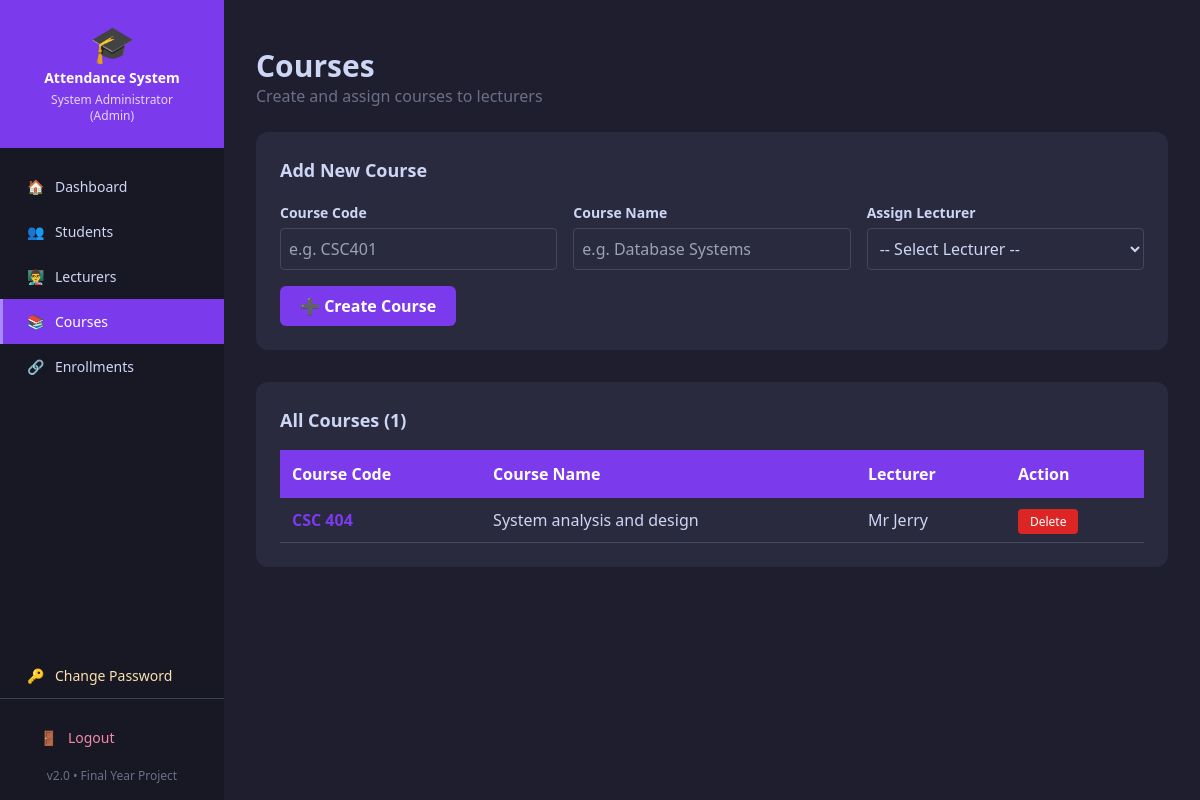
/admin/courses (signed in), run on an earlier commit of the app's database.
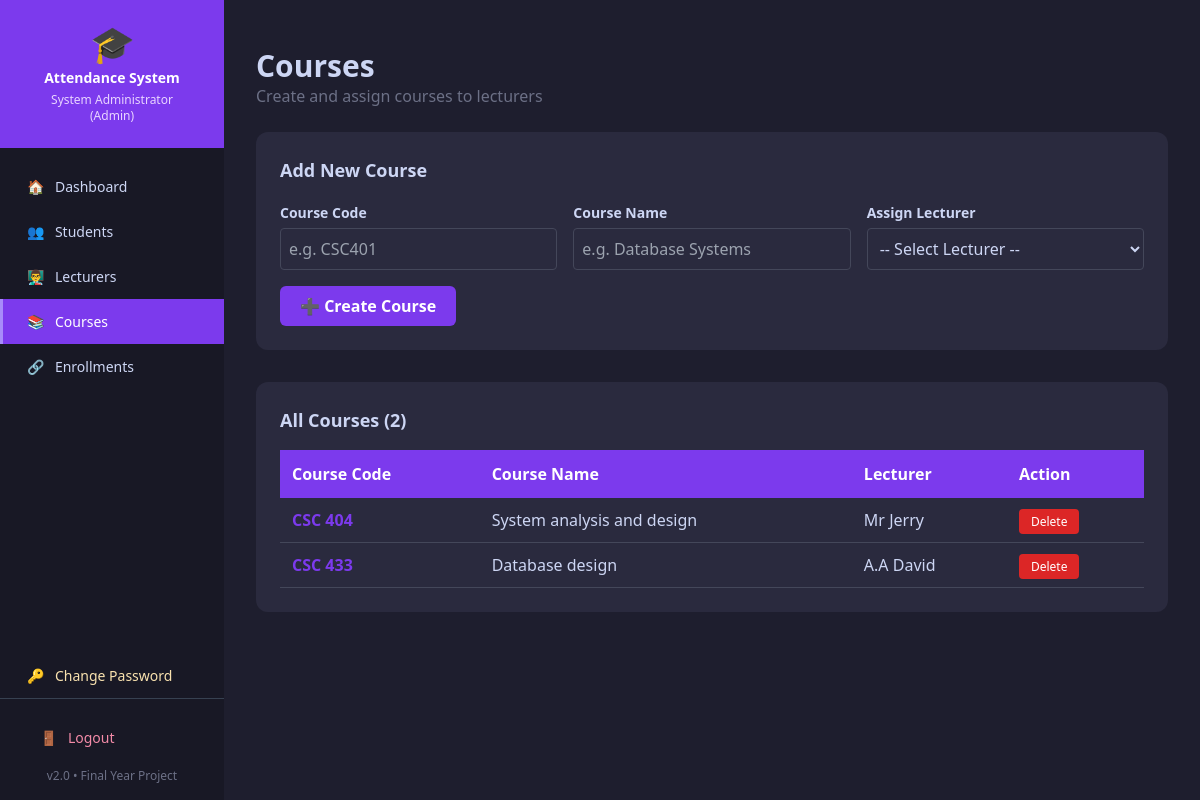
And on a later commit of the database.
### tables this page shows
CREATE TABLE courses (
            id          INTEGER PRIMARY KEY AUTOINCREMENT,
            course_code TEXT UNIQUE NOT NULL,
            course_name TEXT NOT NULL,
            user_id     INTEGER,
            FOREIGN KEY (user_id) REFERENCES users(id)
        );

CREATE TABLE users (
            id          INTEGER PRIMARY KEY AUTOINCREMENT,
            username    TEXT UNIQUE NOT NULL,
            password    TEXT NOT NULL,
            full_name   TEXT NOT NULL,
            email       TEXT,
            role        TEXT DEFAULT 'lecturer'
        );

### app.py (the view, shortened to what this page needs)
@app.route("/admin/courses", methods=["GET", "POST"])
@login_required
@admin_required
def manage_courses():
    conn = create_connection()
    courses = conn.execute('''
        SELECT c.id, c.course_code, c.course_name, u.full_name
        FROM courses c
        LEFT JOIN users u ON c.user_id = u.id
    ''').fetchall()
    lecturers = conn.execute(
        "SELECT * FROM users WHERE role='lecturer'"
    ).fetchall()
    conn.close()
    return render_template("admin/courses.html",
                           courses=courses,
                           lecturers=lecturers)

### app.py (called while the page is built)
def login_required(f):
    @wraps(f)
    def decorated(*args, **kwargs):
        if "user_id" not in session:
            flash("Please login to continue.", "error")
            return redirect(url_for("login"))
        return f(*args, **kwargs)
    return decorated

def admin_required(f):
    @wraps(f)
    def decorated(*args, **kwargs):
        if session.get("role") != "admin":
            flash("Admin access required.", "error")
            return redirect(url_for("lecturer_dashboard"))
        return f(*args, **kwargs)
    return decorated

@app.before_request
def check_session_timeout():
    if request.endpoint in ('login', 'static', None):
        return
    if "user_id" in session:
        last_active = session.get("last_active")
        now = datetime.now().timestamp()
        if last_active and now - last_active > 3600:
            session.clear()
            flash("Session expired. Please login again.",
                  "error")
            return redirect(url_for("login"))
        session["last_active"] = now

### database/db_setup.py (called while the page is built)
def create_connection():
    conn = sqlite3.connect(DB_PATH)
    return conn

### templates/admin/courses.html (shortened to what this page needs)
{% extends "base.html" %}
{% block content %}
<div class="mb-6">
    <h1 class="text-3xl font-bold" style="color:#cdd6f4">Courses</h1>
    <p style="color:#6c7086">Create and assign courses to lecturers</p>
</div>
<div class="card rounded-xl p-6 mb-8">
    <h2 class="text-lg font-bold mb-4" style="color:#cdd6f4">
        Add New Course
    </h2>
    <form method="POST" action="{{ url_for('manage_courses') }}">
        <div class="grid grid-cols-1 md:grid-cols-3 gap-4 mb-4">
            <div>
                <label class="text-sm font-semibold">Course Code</label>
                <input type="text" name="course_code"
                       placeholder="e.g. CSC401" required
                       class="w-full mt-1 p-2 rounded">
            </div>
            <div>
                <label class="text-sm font-semibold">Course Name</label>
                <input type="text" name="course_name"
                       placeholder="e.g. Database Systems" required
                       class="w-full mt-1 p-2 rounded">
            </div>
            <div>
                <label class="text-sm font-semibold">
                    Assign Lecturer
                </label>
                <select name="lecturer_id" required
                        class="w-full mt-1 p-2 rounded">
                    <option value="">-- Select Lecturer --</option>
                </select>
            </div>
        </div>
        <button type="submit" class="btn-primary">
            ➕ Create Course
        </button>
    </form>
</div>
<div class="card rounded-xl p-6">
    <h2 class="text-lg font-bold mb-4" style="color:#cdd6f4">
        All Courses ({{ courses|length }})
    </h2>
    <div class="overflow-x-auto">
        <table>
            <thead>
                <tr>
                    <th>Course Code</th>
                    <th>Course Name</th>
                    <th>Lecturer</th>
                    <th>Action</th>
                </tr>
            </thead>
            <tbody>
                {% for c in courses %}
                <tr>
                    <td>
                        <span class="font-bold"
                              style="color:#7c3aed">
                            {{ c[1] }}
                        </span>
                    </td>
                    <td>{{ c[2] }}</td>
                    <td>{{ c[3] or 'Unassigned' }}</td>
                    <td>
                        <a href="{{ url_for('delete_course', cid=c[0]) }}"
                           class="btn-danger"
                           onclick="return confirm('Delete this course?')">
                           Delete
                        </a>
                    </td>
                </tr>
                {% endfor %}
            </tbody>
        </table>
    </div>
</div>
{% endblock %}

What changed in the data, as far as the page shows it:
added courses: course_code "CSC 433", course_name "Database design", full_name "A.A David"
Also different on the page:
{{ courses|length }}: "1" → "2"
